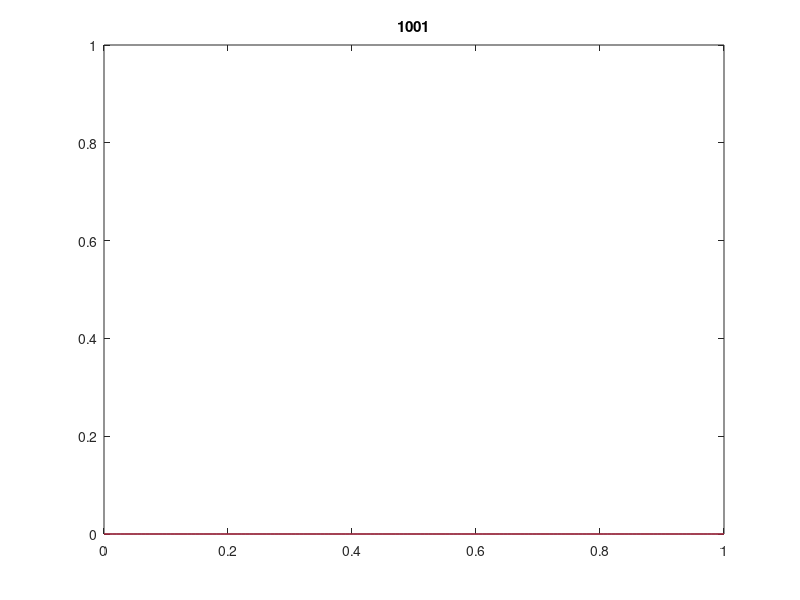

MATLAB code for this plot:
%test_problem_1.m written 3-22-16 by JTN to run test problem 1 of Thackham
%2009 work.

%only valid for V >= 0!

n = 150;
dt = 1e-3;

x = linspace(0,1,n);
dx = x(2) - x(1);
t = 0:dt:1;

xn = length(x);
tn = length(t);

x_int = 2:xn-1;


D = 6e-3;
V = -2;
x0 = 0.8;
theta = 1;

Dc = D*dt/dx^2;
Vc = V*dt/dx;

%initial condition
IC = @(x) exp(-(x-x0).^2/D);
%left boundary
LB = @(t) 1/sqrt(1+4*t).*exp(-(x0+V*t).^2./(D*(1+4*t)));
%right boundary
RB = @(t) 1/sqrt(1+4*t).*exp(-(1-x0-V*t).^2./(D*(1+4*t)));

exact_soln = @(t) 1/sqrt(1+4*t)*exp(-(x-x0-V*t).^2/(D*(1+4*t)));

%sigma for flux limiters
sigma = @(r) (r+abs(r))./(1+abs(r));

%sparse matrix as a function for computation
% A = @(s_l,s_r) sparse([x_int x_int x_int],[x_int-1 x_int x_int+1],[(Dc + Vc*(-1 + s_r)) ...
%     (1-2*Dc+Vc*(1-s_l/2-s_r/2)) (Dc-Vc*s_l/2)],xn,xn);

A_np = @(se,sw) sparse([x_int x_int x_int  1 xn],[x_int-1 x_int x_int+1  1 xn],[(-Vc*theta+Vc*theta*sw/2); ...
    (1+Vc*theta-Vc*theta*se/2-Vc*theta*sw/2); (Vc*theta*se/2); ones(2,1)],xn,xn);

A_nm1p = @(se,sw) sparse([x_int x_int x_int 1 xn],[x_int-1 x_int x_int+1  1 xn],...
    [(Dc+(1-theta)*Vc-(1-theta)*Vc*sw/2); (1-2*Dc-(1-theta)*Vc+(1-theta)*Vc*se/2+(1-theta)*Vc*sw/2); ...
    (Dc-(1-theta)*Vc*se/2); ones(2,1)],xn,xn);

A_nn = @(se,sw) sparse([x_int x_int x_int  1 xn],[x_int-1 x_int x_int+1  1 xn],[(-theta*Vc*sw/2); ...
    (1+theta*Vc*se/2+theta*Vc*sw/2-theta*Vc); (theta*Vc-Vc*theta*se/2); ones(2,1)],xn,xn);

A_nm1n = @(se,sw) sparse([x_int x_int x_int 1 xn],[x_int-1 x_int x_int+1  1 xn],...
    [(Dc+(1-theta)*Vc*sw/2); (1-2*Dc+(1-theta)*Vc-(1-theta)*Vc*se/2-(1-theta)*Vc*sw/2); ...
    (Dc-(1-theta)*Vc+(1-theta)*Vc*se/2); ones(2,1)],xn,xn);



%initialize
u = zeros(xn,tn);
u(:,1) = IC(x);

for i = 2:tn
    
    if V>=0
    
        r_e = (u(x_int,i-1) - u(x_int-1,i-1))./(u(x_int+1,i-1) - u(x_int,i-1));    
        r_w = (u(x_int(2:end)-1,i-1) - u(x_int(2:end)-2,i-1))./(u(x_int(2:end),i-1) - u(x_int(2:end)-1,i-1));
        r_w = [-1;r_w];

        %compute interior points
        u(:,i) = A_np(sigma(r_e),sigma(r_w))\A_nm1p(sigma(r_e),sigma(r_w))*u(:,i-1);
        
    elseif V<0
        
        r_e = (u(x_int(1:end-1)+1,i-1) - u(x_int(1:end-1)+2,i-1))./(u(x_int(1:end-1),i-1) - u(x_int(1:end-1)+1,i-1));
        r_e = [r_e;-1];
        r_w = (u(x_int,i-1) - u(x_int+1,i-1))./(u(x_int-1,i-1) - u(x_int,i-1));
        
        %compute interior points
        u(:,i) = A_nn(sigma(r_e),sigma(r_w))\A_nm1n(sigma(r_e),sigma(r_w))*u(:,i-1);
        
        
    end
    
    %boundary conditions
    u(1,i) = LB(t(i));
    u(end,i) = RB(t(i));
end

for i = 1:10:tn
    plot(x,u(:,i))
    hold on
    plot(x,exact_soln(t(i)),'r')
    title(num2str(i));
    axis([0 1 0 1])
    pause(.125)
    hold off
end

